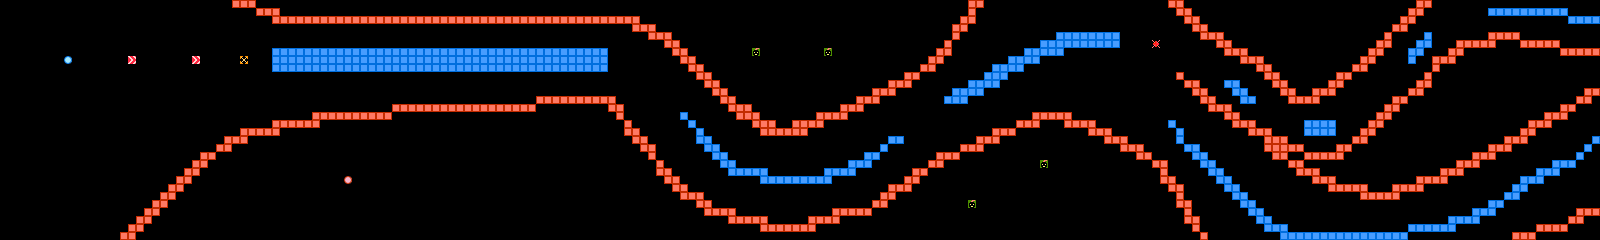

A level layout from a 2D game, rendered from its tile map. Below: a short description, then the map file with tile-grid data replaced by summaries:
An orthogonal 200x30 tile map with 8x8 px tiles, 1 tile layer (layer), 2 tilesets.

<map version="1.0" orientation="orthogonal" width="200" height="30" tilewidth="8" tileheight="8">
 <tileset firstgid="1" name="chip" tilewidth="8" tileheight="8">
  <image source="chip.png" width="128" height="128" />
 </tileset>
 <tileset firstgid="257" name="chip" tilewidth="8" tileheight="8">
  <image source="../chip.png" width="128" height="128" />
 </tileset>
 <layer name="layer" width="200" height="30">
  <properties>
   <property name="object" value="true" />
  </properties>
  <data>[6000 cells, 837 non-empty, 8 distinct tile ids]</data>
 </layer>
</map>
